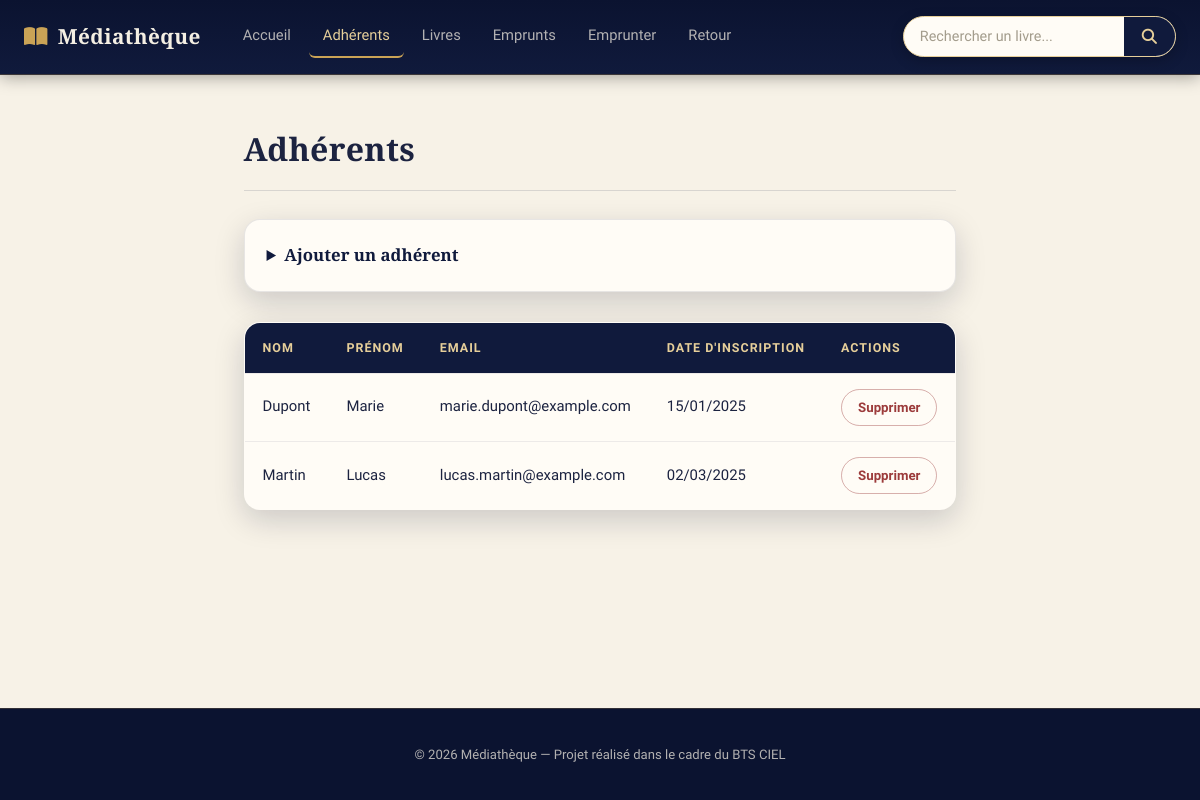
The app's page /web/adherent.php, older data.
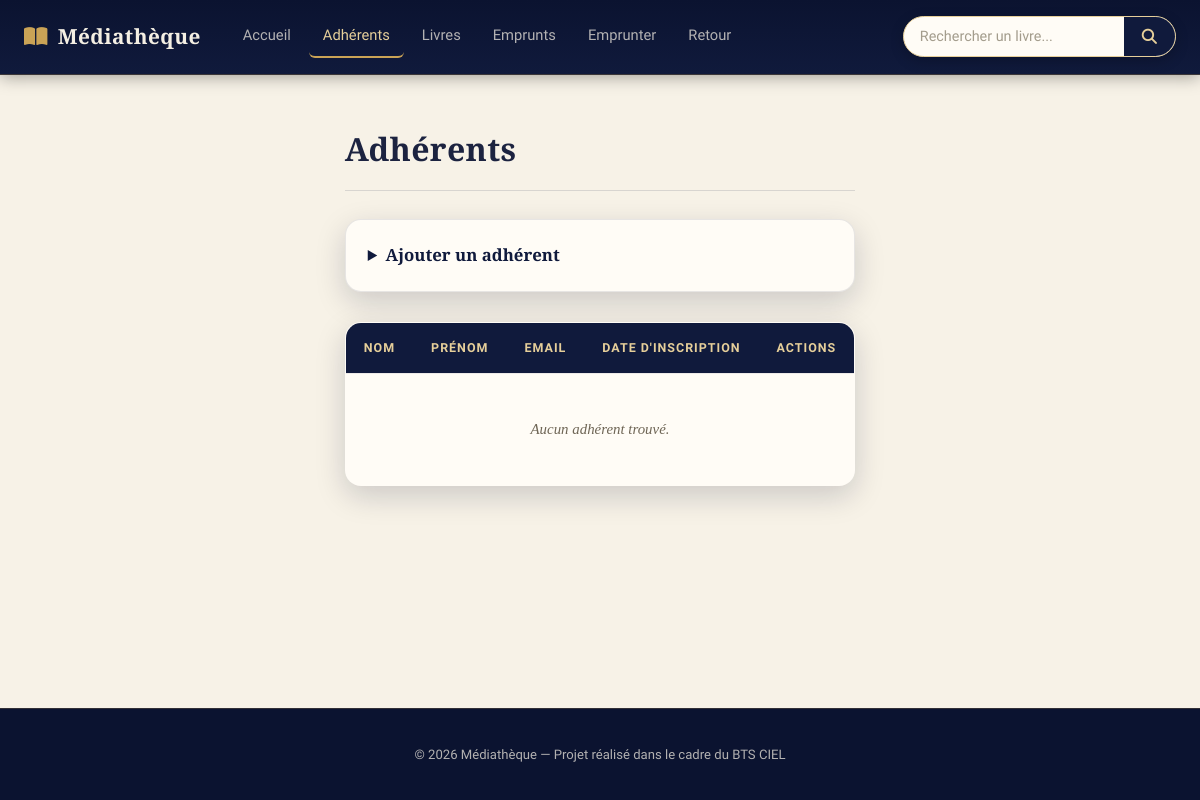
The same page, newer data.
### tables this page shows
CREATE TABLE IF NOT EXISTS ADHERENT (
    id_adherent INT AUTO_INCREMENT PRIMARY KEY,
    nom VARCHAR(80) NOT NULL,
    prenom VARCHAR(80) NOT NULL,
    email VARCHAR(150) UNIQUE NOT NULL,
    date_inscription DATE NOT NULL
);

### web/adherent.php (the view, shortened to what this page needs)
<?php
require __DIR__ . '/../config/db.php';
$adherents = $pdo->query("SELECT * FROM ADHERENT ORDER BY nom, prenom")->fetchAll();
require __DIR__ . '/../includes/header.php';
?>
<main class="container">
    <h2>Adhérents</h2>
    <details class="add-panel">
        <summary>Ajouter un adhérent</summary>
    </details>
    <table id="data-table">
        <thead>
            <tr>
                <th>Nom</th>
                <th>Prénom</th>
                <th>Email</th>
                <th>Date d'inscription</th>
                <th>Actions</th>
            </tr>
        </thead>
        <tbody>
            <?php if (count($adherents) > 0): ?>
                <?php foreach ($adherents as $adh): ?>
                    <tr>
                        <td data-label="Nom"><?php echo htmlspecialchars($adh['nom']); ?></td>
                        <td data-label="Prénom"><?php echo htmlspecialchars($adh['prenom']); ?></td>
                        <td data-label="Email"><?php echo htmlspecialchars($adh['email']); ?></td>
                        <td data-label="Inscription"><?php echo htmlspecialchars(date('d/m/Y', strtotime($adh['date_inscription']))); ?></td>
                        <td data-label="Actions">
                            <a href="?delete=<?php echo $adh['id_adherent']; ?>" class="btn btn-info btn-delete" data-confirm="Supprimer l'adhérent <?php echo htmlspecialchars(addslashes($adh['prenom'] . ' ' . $adh['nom'])); ?> ?">Supprimer</a>
                        </td>
                    </tr>
                <?php endforeach; ?>
            <?php else: ?>
                <tr>
                    <td colspan="5" class="no-result">Aucun adhérent trouvé.</td>
                </tr>
            <?php endif; ?>
        </tbody>
    </table>
</main>
<?php require __DIR__ . '/../includes/footer.php'; ?>

Row changes from the older to the newer data that the page shows:
removed adherent: nom "Dupont", prenom "Marie", email "marie.dupont@example.com", date_inscription "15/01/2025"
removed adherent: nom "Martin", prenom "Lucas", email "lucas.martin@example.com", date_inscription "02/03/2025"
Text that changed along with them:
text now shown: "Aucun adhérent trouvé."
